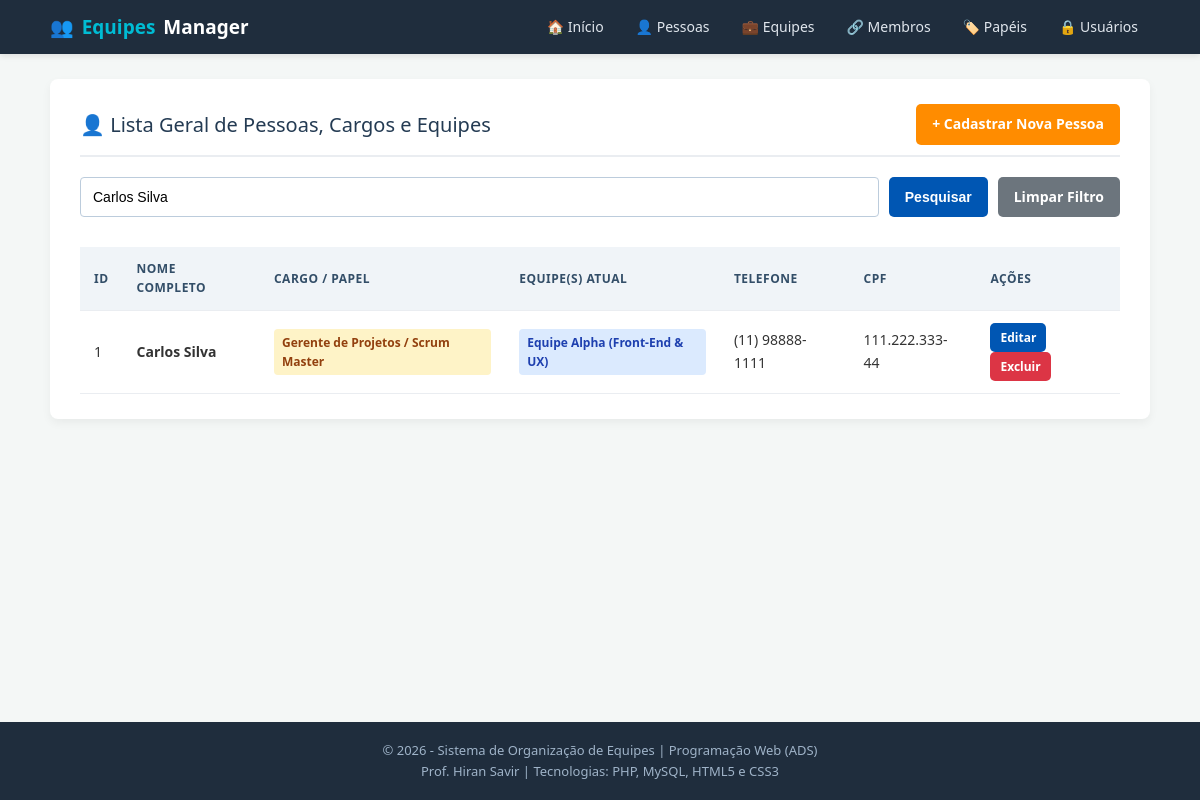
The app's page /listar_pessoas.php?busca=Carlos Silva with its own data.
### tables this page shows
CREATE TABLE `tbPessoas` (
    `pessoa_id` INT NOT NULL AUTO_INCREMENT,
    `nome` VARCHAR(200) NOT NULL,
    `cpf` VARCHAR(14) NOT NULL,
    `nascimento` DATE NOT NULL,
    `telefone` VARCHAR(20) NOT NULL,
    `pessoa_tipo_id` INT NOT NULL,
    `atualizado_por` INT NOT NULL DEFAULT 1,
    `atualizado_em` DATE NOT NULL,
    PRIMARY KEY (`pessoa_id`),
    UNIQUE KEY `uk_pessoa_cpf` (`cpf`),
    CONSTRAINT `fk_pessoas_tipo` FOREIGN KEY (`pessoa_tipo_id`) REFERENCES `tbPessoaTipo` (`pessoa_tipo_id`)
);

CREATE TABLE `tbPessoaTipo` (
    `pessoa_tipo_id` INT NOT NULL AUTO_INCREMENT,
    `descricao` VARCHAR(200) NOT NULL,
    PRIMARY KEY (`pessoa_tipo_id`),
    UNIQUE KEY `uk_tipo_descricao` (`descricao`)
);

### listar_pessoas.php (the view, shortened to what this page needs)
<?php
require_once 'conexao.php';
$busca = isset($_GET['busca']) ? trim($_GET['busca']) : '';
try {
    $sql = "SELECT p.pessoa_id, p.nome, p.cpf, p.nascimento, p.telefone,
                   t.descricao AS papel_nome,
                   GROUP_CONCAT(e.nome ORDER BY e.nome SEPARATOR ', ') AS equipes_alocadas
            FROM tbPessoas p
            LEFT JOIN tbPessoaTipo t ON p.pessoa_tipo_id = t.pessoa_tipo_id
            LEFT JOIN tbMembros m ON p.pessoa_id = m.membro_id
            LEFT JOIN tbEquipe e ON m.equipe_id = e.equipe_id";
    if (!empty($busca)) {
        $sql .= " WHERE p.nome LIKE ? OR t.descricao LIKE ? OR p.cpf LIKE ?";
        $sql .= " GROUP BY p.pessoa_id ORDER BY p.nome ASC";
        $stmt = $pdo->prepare($sql);
        $termo = "%$busca%";
        $stmt->execute([$termo, $termo, $termo]);
    } else {
        $sql .= " GROUP BY p.pessoa_id ORDER BY p.nome ASC";
        $stmt = $pdo->query($sql);
    }
    $pessoas = $stmt->fetchAll(PDO::FETCH_ASSOC);
} catch (PDOException $erro) {
    die("Erro ao carregar lista de pessoas: " . $erro->getMessage());
}
require_once 'header.php';
?>
<div class="card">
    <div class="card-titulo">
        <span>👤 Lista Geral de Pessoas, Cargos e Equipes</span>
        <a href="cadastro_pessoa.php" class="btn btn-laranja">+ Cadastrar Nova Pessoa</a>
    </div>
    <form action="listar_pessoas.php" method="GET" class="filtro-container">
        <input type="text" name="busca" placeholder="🔍 Buscar por nome, cargo ou CPF..." value="<?php echo htmlspecialchars($busca); ?>">
        <button type="submit" class="btn btn-azul">Pesquisar</button>
        <?php if (!empty($busca)): ?>
            <a href="listar_pessoas.php" class="btn btn-cinza">Limpar Filtro</a>
        <?php endif; ?>
    </form>
    <?php if (count($pessoas) > 0): ?>
        <div class="tabela-container">
            <table class="tabela-dados">
                <thead>
                    <tr>
                        <th>ID</th>
                        <th>Nome Completo</th>
                        <th>Cargo / Papel</th>
                        <th>Equipe(s) Atual</th>
                        <th>Telefone</th>
                        <th>CPF</th>
                        <th>Ações</th>
                    </tr>
                </thead>
                <tbody>
                    <?php foreach ($pessoas as $p): ?>
                        <tr>
                            <td><?php echo $p['pessoa_id']; ?></td>
                            <td><strong><?php echo htmlspecialchars($p['nome']); ?></strong></td>
                            <td><span class="badge badge-papel"><?php echo htmlspecialchars($p['papel_nome']); ?></span></td>
                            <td>
                                <?php if (!empty($p['equipes_alocadas'])): ?>
                                    <span class="badge badge-equipe"><?php echo htmlspecialchars($p['equipes_alocadas']); ?></span>
                                <?php else: ?>
                                    <span class="badge badge-disponivel">Sem equipe (Disponível)</span>
                                <?php endif; ?>
                            </td>
                            <td><?php echo htmlspecialchars($p['telefone']); ?></td>
                            <td><?php echo htmlspecialchars($p['cpf']); ?></td>
                            <td>
                                <a href="editar_pessoa.php?id=<?php echo $p['pessoa_id']; ?>" class="btn btn-sm btn-azul">Editar</a>
                                <a href="excluir_pessoa.php?id=<?php echo $p['pessoa_id']; ?>"
                                   class="btn btn-sm btn-vermelho"
                                   onclick="return confirm('Tem certeza que deseja excluir esta pessoa?');">Excluir</a>
                            </td>
                        </tr>
                    <?php endforeach; ?>
                </tbody>
            </table>
        </div>
    <?php else: ?>
        <p style="color: #777; padding: 20px 0;">Nenhuma pessoa encontrada com os critérios informados.</p>
    <?php endif; ?>
</div>
<?php require_once 'footer.php'; ?>

### estilo.css (style rules this page uses)
* { box-sizing: border-box; margin: 0; padding: 0; }
body { font-family: 'Segoe UI', Arial, sans-serif; background-color: #f4f7f6; color: #333333; line-height: 1.6; display: flex; flex-direction: column; min-height: 100vh; }
.card { background-color: #ffffff; padding: 25px 30px; border-radius: 8px; box-shadow: 0 4px 10px rgba(0, 0, 0, 0.05); margin-bottom: 25px; }
.card-titulo { font-size: 20px; color: #243b53; margin-bottom: 20px; border-bottom: 2px solid #eaedf1; padding-bottom: 10px; display: flex; justify-content: space-between; align-items: center; flex-wrap: wrap; gap: 10px; }
.btn { display: inline-block; padding: 9px 16px; color: #ffffff; text-decoration: none; border-radius: 5px; font-size: 14px; font-weight: bold; border: none; cursor: pointer; text-align: center; transition: opacity 0.2s, background-color 0.2s; }
.btn-azul { background-color: #0056b3; }
.btn-laranja { background-color: #ff8c00; }
.btn-vermelho { background-color: #dc3545; }
.btn-cinza { background-color: #6c757d; }
.btn-sm { padding: 5px 10px; font-size: 12px; }
.filtro-container { display: flex; gap: 10px; margin-bottom: 20px; flex-wrap: wrap; }
.filtro-container input[type="text"], .filtro-container select { padding: 8px 12px; border: 1px solid #bcccdc; border-radius: 4px; font-size: 14px; flex: 1; min-width: 200px; }
.tabela-container { overflow-x: auto; }
.tabela-dados { width: 100%; border-collapse: collapse; margin-top: 10px; background-color: #ffffff; }
.tabela-dados th, .tabela-dados td { padding: 12px 14px; text-align: left; border-bottom: 1px solid #eaedf1; font-size: 14px; }
.tabela-dados th { background-color: #f0f4f8; color: #334e68; font-weight: 600; text-transform: uppercase; font-size: 12px; letter-spacing: 0.5px; }
.badge { display: inline-block; padding: 4px 8px; border-radius: 4px; font-size: 12px; font-weight: 600; }
.badge-papel { background-color: #fef3c7; color: #92400e; }
.badge-equipe { background-color: #dbeafe; color: #1e40af; }

### records on screen
tbpessoas: pessoa_id "1", nome "Carlos Silva", pessoa_tipo.descricao "Gerente de Projetos / Scrum Master", equipes_alocadas "Equipe Alpha (Front-End & UX)", telefone "(11) 98888-1111", cpf "111.222.333-44"
